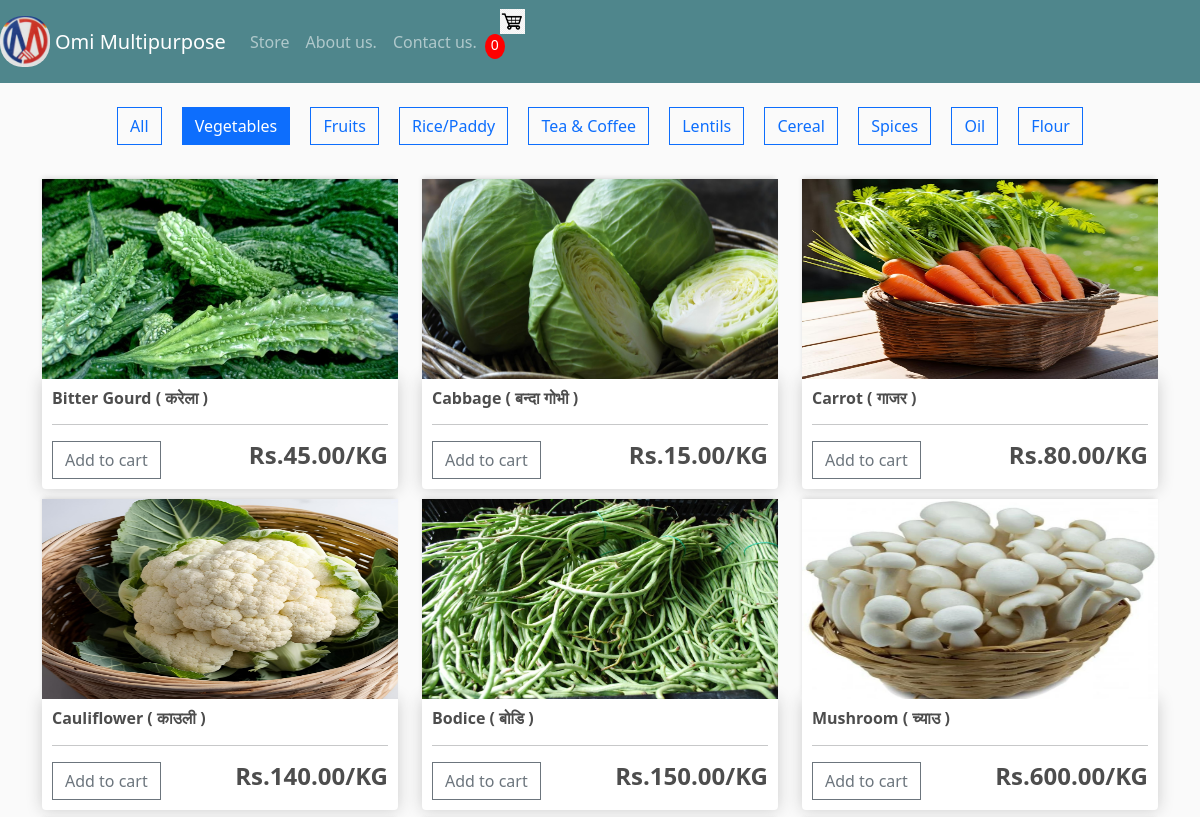
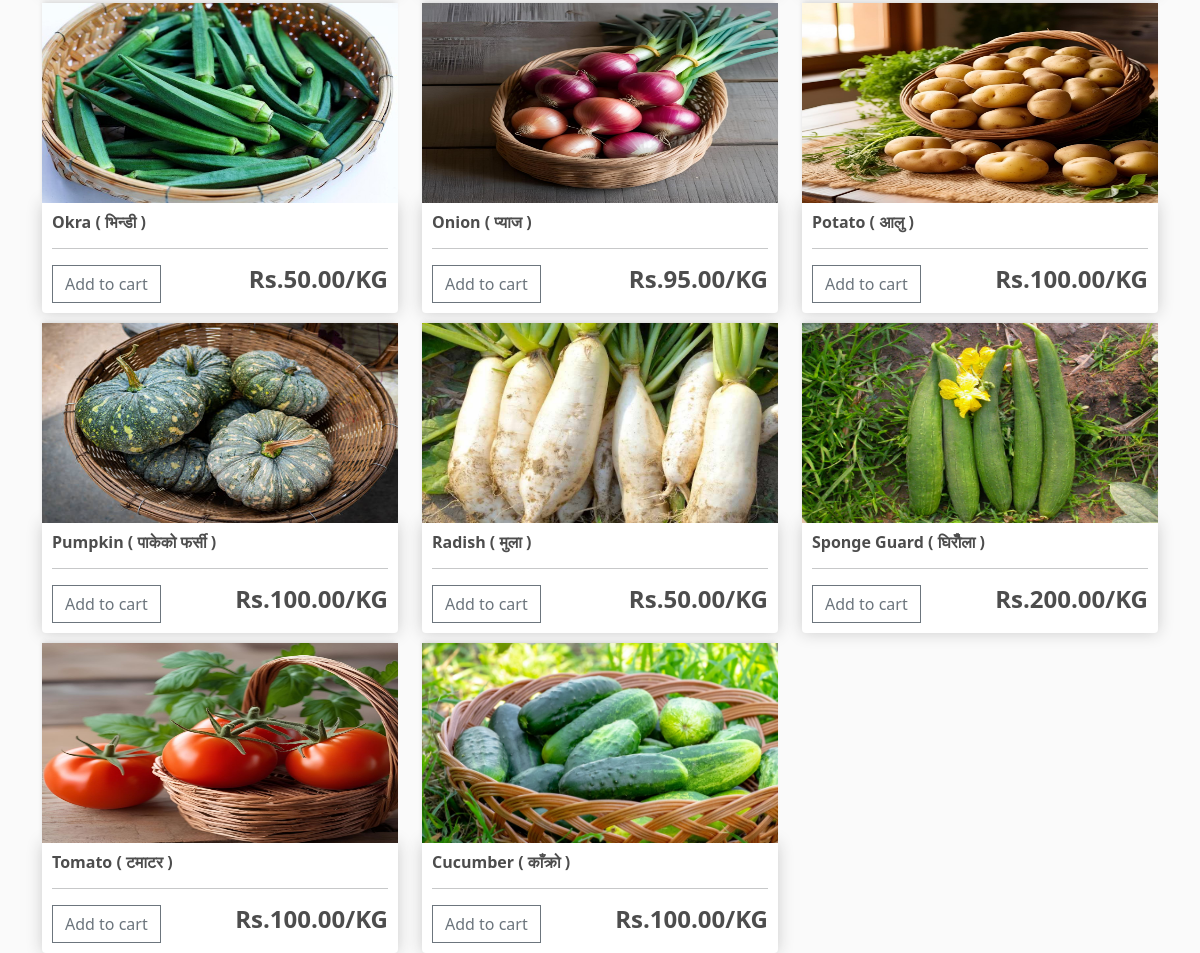
Screenshot of /store/?category=1 with the database file from the repository (2 pictures, top to bottom).
### store/models.py (models this page shows, shortened)
class Category(models.Model):
    name=models.CharField(max_length=100)

class Product(models.Model):
    category=models.ForeignKey(Category,on_delete=models.CASCADE,related_name='products',null=True)
    name= models.CharField(max_length=200, null= True)
    price= models.DecimalField(max_digits=7,decimal_places=2)
    unit = models.CharField(max_length=50,default="KG")
    image=models.ImageField(null=True, blank=True)
    @property
    def imageURL(self):
        try:
            url=self.image.url
        except:
            url=''
        return url

### store/views.py (the view)
# urls.py: path('',include('store.urls'))
def store(request):
    data = cartData(request)
    cartItems = data['cartItems']
    category_id = request.GET.get('category')
    if category_id:
        products = Product.objects.filter(category_id=category_id)
    else:
        products = Product.objects.all()
    categories = Category.objects.all()
    context = {
        'hello': products,
        'cartItems': cartItems,
        'categories': categories,
        'selected_category': int(category_id) if category_id else 0,
    }
    return render(request, 'store/store.html', context)

### store/utils.py (called while the page is built, shortened)
def cookieCart(request):
    try:
        cart = json.loads(request.COOKIES['cart'])
    except:
        cart = {}
    print('Cart:', cart)
    items = []
    order = {'get_cart_total': 0, 'get_cart_items': 0, 'shipping': False}
    cartItems = order['get_cart_items']
    return {'cartItems': cartItems, 'order': order, 'items': items}

def cartData(request):
    if request.user.is_authenticated:
        customer=request.user.customer
        order,created=Order.objects.get_or_create(customer=customer,complete=False)
        items=order.orderitem_set.all()
        cartItems=order.get_cart_items
    else:
        cookieData=cookieCart(request)
        cartItems=cookieData['cartItems']
        order=cookieData['order']
        items=cookieData['items']
    return {'cartItems':cartItems,'order':order,'items':items}

### store/templates/store/store.html
{% extends 'store/main.html' %} {% load static %} {% block content %}
<div class="text-center my-4">
  <a
    href="{% url 'store' %}"
    class="btn {% if selected_category == 0 %}btn-primary{% else %}btn-outline-primary{% endif %} mx-2"
  >
    All
  </a>
  {% for category in categories %}
  <a
    href="?category={{ category.id }}"
    class="btn {% if selected_category == category.id %}btn-primary{% else %}btn-outline-primary{% endif %} mx-2"
  >
    {{ category.name }}
  </a>
  {% endfor %}
</div>
<div class="row">
  {% for product in hello %}
  <div class="col-lg-4">
    <img class="thumbnail" src="{{product.imageURL}}" />
    <div class="box-element product">
      <h6><strong>{{product.name}}</strong></h6>
      <hr />
      <button
        data-product="{{product.id}}"
        data-action="add"
        class="btn btn-outline-secondary add-btn update-cart"
      >
        Add to cart
      </button>
      <h4 style="display: inline-block; float: right">
        <strong>Rs.{{product.price|floatformat:2}}/{{product.unit}}</strong>
      </h4>
    </div>
  </div>
  {% endfor %}
</div>
{% endblock content %}

### store/templates/store/main.html (shortened to what this page needs)
<!DOCTYPE html>
{% load static %}
<html>
<head>
    <link href="https://cdn.jsdelivr.net/npm/bootstrap@5.3.2/dist/css/bootstrap.min.css" rel="stylesheet">
    <link rel="stylesheet" type="text/css" href="{% static 'css/main.css' %}">
  </head>
<body>
    <nav class="navbar navbar-expand-lg navbar-dark bg-dark">
        <img src="{% static 'images/logo.jpeg' %}" alt="Omi Multipurpose" id="logo">
        <a class="navbar-brand" href="{% url 'intro' %}">Omi Multipurpose </a>
        <div class="collapse navbar-collapse" id="navbarSupportedContent">
          <ul class="navbar-nav mr-auto">
            <li class="nav-item active">
              <a class="nav-link" href="{% url 'store' %}">Store</a>
            </li>
            <li class="nav-item active">
              <a class="nav-link" href="{% url 'about' %}">About us.</a>
            </li>
            <li class="nav-item active">
              <a class="nav-link" href="#">Contact us.</a>
            </li>
          </ul>
          <div class="form-inline my-2 my-lg-0">
            <a href="{% url 'cart' %}">
               <img  id="cart-icon" src="{% static 'images/cart.png' %}" class="mr-2">
           </a>
           <p id="cart-total">{{cartItems}}</p>
            </div>
        </div>
      </nav>
<div class="container">
    {% block content %}
    {% endblock content %}
</div>
</body>
</html>

### static/css/main.css (style rules this page uses)
body { background-color: hsl(0, 0%, 98%); }
h1,h2,h3,h4,h5,h6 { color:hsl(0, 0%, 30%); }
.box-element { box-shadow:hsl(0, 0%, 80%) 0 0 16px; background-color: #fff; border-radius: 4px; padding: 10px; }
.thumbnail { width: 100%; height: 200px; -webkit-box-shadow: -1px -3px 5px -2px rgba(214,214,214,1); -moz-box-shadow: -1px -3px 5px -2px rgba(214,214,214,1); box-shadow: -1px -3px 5px -2px rgba(214,214,214,1); }
.product { border-radius: 0 0 4px 4px; }
.bg-dark { background-color: #4f868c!important; }
#cart-icon { width:25px; display: inline-block; margin-left: 15px; }
#cart-total { display: block; text-align: center; color:#fff; background-color: red; width: 20px; height: 25px; border-radius: 50%; font-size: 14px; }
.col-lg-4, .col-lg-6, .col-lg-8, .col-lg-12 { margin-top: 10px; }
.btn { border-radius: 0; }
#logo { width: 50px; margin-right: 5px; border-radius: 45%; }

### rows the page displays
Category: name "Vegetables"
Category: name "Fruits"
Category: name "Rice/Paddy"
Category: name "Tea & Coffee"
Category: name "Lentils"
Category: name "Cereal"
Category: name "Spices"
Category: name "Oil"
Category: name "Flour"
Product: imageURL (picture), name "Bitter Gourd ( करेला )", price "45.00", unit "KG"
Product: imageURL (picture), name "Cabbage ( बन्दा गोभी )", price "15.00", unit "KG"
Product: imageURL (picture), name "Carrot ( गाजर )", price "80.00", unit "KG"
Product: imageURL (picture), name "Cauliflower ( काउली )", price "140.00", unit "KG"
Product: imageURL (picture), name "Bodice ( बोडि )", price "150.00", unit "KG"
Product: imageURL (picture), name "Mushroom ( च्याउ )", price "600.00", unit "KG"
Product: imageURL (picture), name "Okra ( भिन्डी )", price "50.00", unit "KG"
Product: imageURL (picture), name "Onion ( प्याज )", price "95.00", unit "KG"
Product: imageURL (picture), name "Potato ( आलु )", price "100.00", unit "KG"
Product: imageURL (picture), name "Pumpkin ( पाकेको फर्सी )", price "100.00", unit "KG"
Product: imageURL (picture), name "Radish ( मुला )", price "50.00", unit "KG"
Product: imageURL (picture), name "Sponge Guard ( घिरौँला )", price "200.00", unit "KG"
Product: imageURL (picture), name "Tomato ( टमाटर )", price "100.00", unit "KG"
Product: imageURL (picture), name "Cucumber ( काँक्रो )", price "100.00", unit "KG"

### other values shown
{{ cartItems }} "0"
